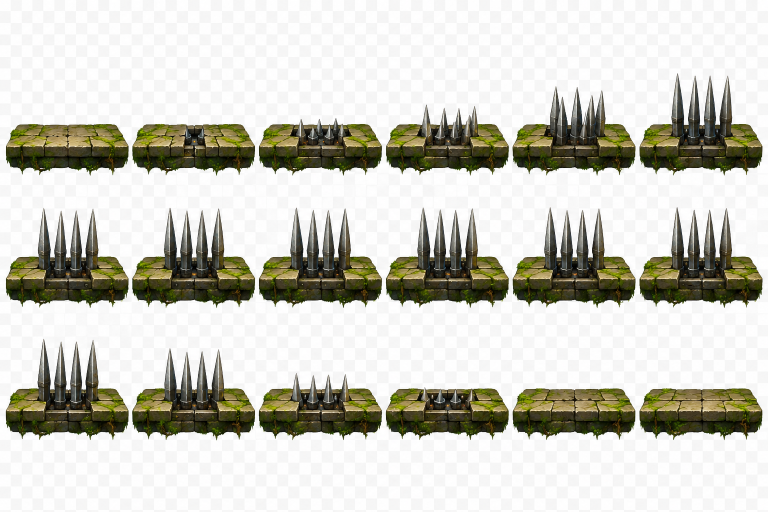
#> input picture art/uploaded_trap_platform_sheet.png, 1536 x 1024 px, found by its file name (shown at 1/2 size); its folder holds 6 pictures in this run
$ python diagnose_uploaded_sprite_grids.py
#> lines starting #> are read from the running program, lines starting #| are printed output that depends on the picture; after the words box and inside, x2 and y2 are one past the last pixel; in counts of white or black regions, pixels touching at a corner belong together
from pathlib import Path
import numpy as np
from PIL import Image

ROOT = Path('/home/ubuntu/lost-realms/art')


def report_alpha_sheet(name: str) -> None:
#> called with name = 'uploaded_trap_platform_sheet.png'
    rgba = np.asarray(Image.open(ROOT / name).convert('RGBA'))
    alpha = rgba[:, :, 3]
#> alpha: shape (1024, 1536); every value is 255
    # For the flattened trap sheet, treat bright neutral checkerboard as background.
    if name.startswith('uploaded_trap'):
        rgb = rgba[:, :, :3]
#> rgb is the input picture: shape (1024, 1536, 3); mean R, G, B 203.4, 202.7, 193.1
        foreground = ~((rgb.min(axis=2) >= 238) & ((rgb.max(axis=2) - rgb.min(axis=2)) <= 24))
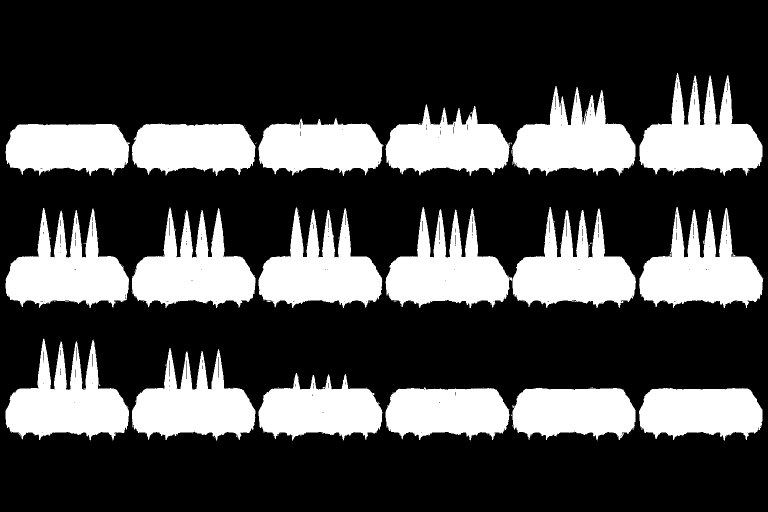
#> foreground: shape (1024, 1536) bool (shown at 1/2 size); 28% white; 132 white regions (114 under 20 px), largest, box (x1, y1, x2, y2) and area: (1279, 146, 1525, 352) 27366, (264, 415, 511, 616) 27360, (1278, 414, 1527, 616) 27335
    else:
        foreground = alpha > 16
    x_counts = foreground.sum(axis=0)
#> x_counts = 1536 values, max 481 at index 1355, min 0 at index 0, mean 286.5
    y_counts = foreground.sum(axis=1)
#> y_counts = 1024 values, max 1485 at index 559, min 0 at index 0, mean 429.8
    print(f'\n{name}: {rgba.shape[1]}x{rgba.shape[0]}')
#| uploaded_trap_platform_sheet.png: 1536x1024
    for columns in (6, 8):
        width = rgba.shape[1] // columns
        samples = [int(x_counts[min(rgba.shape[1] - 1, index * width)]) for index in range(columns + 1)]
        print(f'  candidate_columns={columns}, width={width}, boundary_alpha_counts={samples}')
#> this loop made 2 passes
#> samples on passes 1 to 2: [0, 79, 2, 0, 3, 101, 0], [0, 399, 276, 283, 0, 266, 335, 348, 0]
#|   candidate_columns=6, width=256, boundary_alpha_counts=[0, 79, 2, 0, 3, 101, 0]
#|   candidate_columns=8, width=192, boundary_alpha_counts=[0, 399, 276, 283, 0, 266, 335, 348, 0]
    for rows in (3, 4):
        height = rgba.shape[0] // rows
        samples = [int(y_counts[min(rgba.shape[0] - 1, index * height)]) for index in range(rows + 1)]
        print(f'  candidate_rows={rows}, height={height}, boundary_alpha_counts={samples}')
#> this loop made 2 passes
#> samples on passes 1 to 2: [0, 335, 7, 0], [0, 1249, 601, 233, 0]
#|   candidate_rows=3, height=341, boundary_alpha_counts=[0, 335, 7, 0]
#|   candidate_rows=4, height=256, boundary_alpha_counts=[0, 1249, 601, 233, 0]
    low_x = np.argsort(x_counts)[:24]
#> low_x = 24 values, max 1534 at index 6, min 0 at index 0, mean 1032.5
    low_y = np.argsort(y_counts)[:24]
#> low_y = 24 values, max 650 at index 1, min 0 at index 0, mean 612.4
    print(f'  lowest x-density positions={sorted(int(v) for v in low_x)}')
#|   lowest x-density positions=[0, 261, 262, 513, 514, 515, 516, 768, 769, 770, 1272, 1273, 1274, 1275, 1276, 1277, 1527, 1528, 1529, 1530, 1531, 1532, 1533, 1534]
    print(f'  lowest y-density positions={sorted(int(v) for v in low_y)}')
#|   lowest y-density positions=[0, 628, 629, 630, 631, 632, 633, 634, 635, 636, 637, 638, 639, 640, 641, 642, 643, 644, 645, 646, 647, 648, 649, 650]


for filename in ('uploaded_trap_platform_sheet.png', 'uploaded_checkpoint_sheet.png'):
    report_alpha_sheet(filename)
#> pass 2 of the loop `for filename in ('uploaded_trap_platform_sheet.png', 'uploaded_checkpo..`:
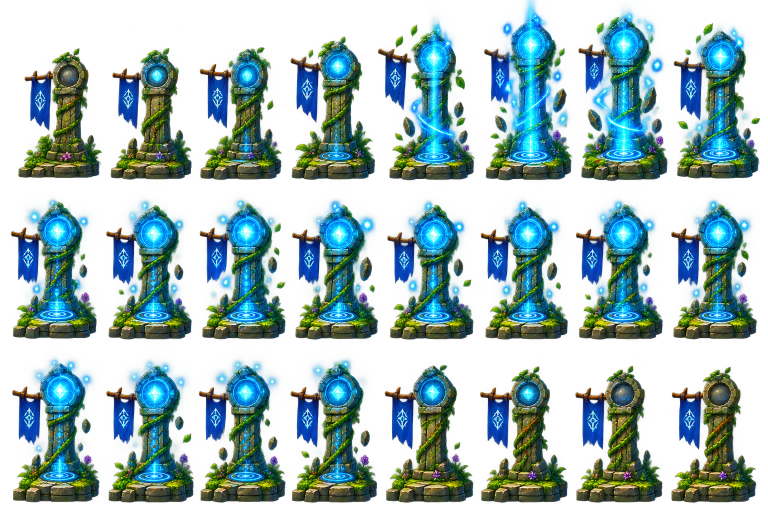
#> input picture art/uploaded_checkpoint_sheet.png, 1536 x 1024 px, found by its file name (shown at 1/2 size)
#> in report_alpha_sheet, rgba is the input picture: shape (1024, 1536, 4); mean R, G, B, A 46.8, 93, 92.8, 111.8
#> in report_alpha_sheet (call 2), `alpha = rgba[:, :, 3]`:
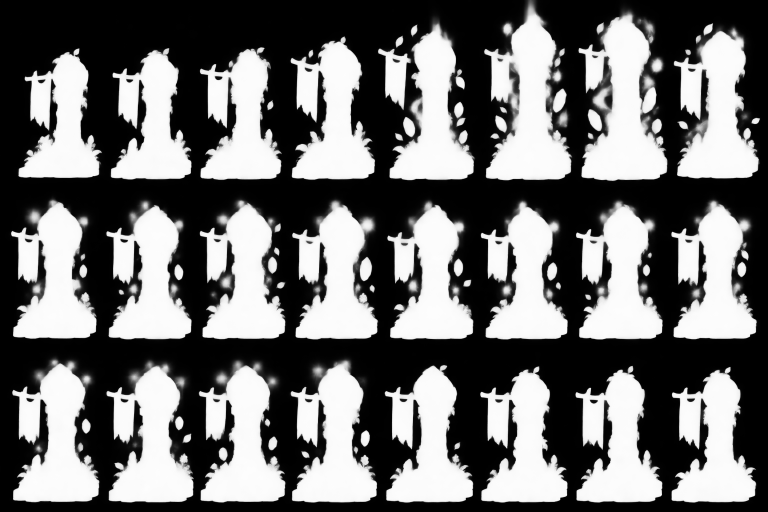
#> alpha: shape (1024, 1536) (shown at 1/2 size); min 0, max 254, mean 111.8
#> in report_alpha_sheet (call 2), `foreground = alpha > 16`:
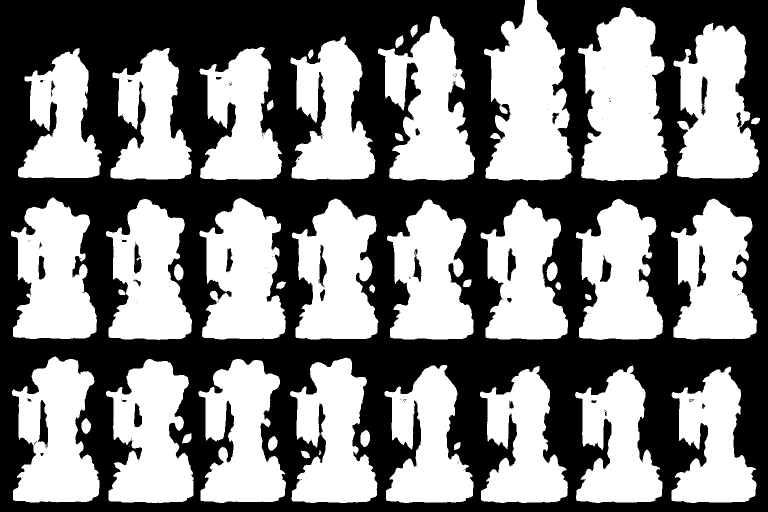
#> foreground: shape (1024, 1536) bool (shown at 1/2 size); 50.3% white; 163 black regions (131 under 20 px), largest, box (x1, y1, x2, y2) and area: (0, 0, 1536, 1024) 773336, (76, 800, 96, 895) 1082, (1394, 490, 1412, 574) 785
#> x_counts = 1536 values, max 906 at index 1052, min 0 at index 0, mean 515
#> y_counts = 1024 values, max 1367 at index 982, min 0 at index 363, mean 772.4
#| uploaded_checkpoint_sheet.png: 1536x1024
#> the loop in report_alpha_sheet (call 2), `for columns in (6, 8):` made 2 passes
#> samples on passes 1 to 2: [0, 602, 809, 12, 663, 693, 0], [0, 137, 46, 0, 12, 7, 28, 42, 0]
#> (printed output is left out)
#> the loop in report_alpha_sheet (call 2), `for rows in (3, 4):` made 2 passes
#> samples on passes 1 to 2: [23, 1325, 0, 0], [23, 741, 979, 740, 0]
#> (printed output is left out)
#> low_x = 24 values, max 1534 at index 4, min 0 at index 0, mean 539.2
#> low_y = 24 values, max 1023 at index 0, min 363 at index 23, mean 538.3
#|   lowest x-density positions=[0, 210, 211, 388, 389, 390, 391, 392, 393, 394, 395, 396, 572, 573, 574, 575, 576, 577, 578, 579, 950, 951, 952, 1534]
#|   lowest y-density positions=[363, 381, 383, 384, 385, 386, 387, 388, 389, 390, 391, 392, 393, 394, 680, 681, 682, 683, 684, 685, 686, 688, 1022, 1023]
